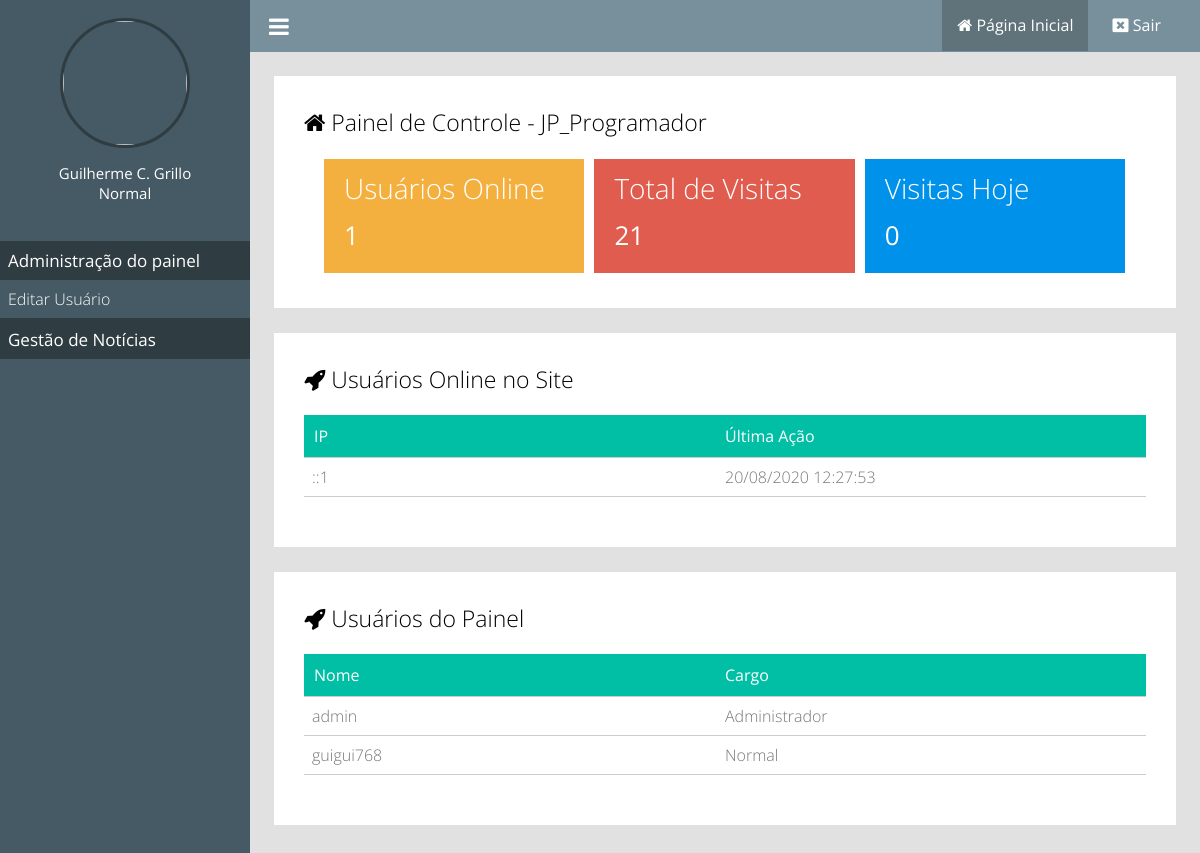
/painel/index.php (signed in), run on the app's committed database.
### classes/MySql.php (called while the page is built)
<?php
	class MySql{
		private static $pdo;
		public static function conectar(){
			if(self::$pdo == null){
				try{
				self::$pdo = new PDO('mysql:host='.HOST.';dbname='.DATABASE,USER,PASSWORD,array(PDO::MYSQL_ATTR_INIT_COMMAND => "SET NAMES utf8"));
				self::$pdo->setAttribute(PDO::ATTR_ERRMODE,PDO::ERRMODE_EXCEPTION);
				}catch(Exception $e){
					echo '<h2>Erro ao conectar</h2>';
				}
			}
			return self::$pdo;
		}
	}

### painel/pages/home.php (the view, shortened to what this page needs)
<?php
	$usuariosOnline = Painel::listarUsuariosOnline();
	$pegarVisitasTotais = MySql::conectar()->prepare("SELECT * FROM `tb_admin.visitas`");
	$pegarVisitasTotais->execute();
	$pegarVisitasTotais = $pegarVisitasTotais->rowCount();
	$pegarVisitasHoje = MySql::conectar()->prepare("SELECT * FROM `tb_admin.visitas` WHERE dia = ?");
	$pegarVisitasHoje->execute(array(date('Y-m-d')));
	$pegarVisitasHoje = $pegarVisitasHoje->rowCount();
?>
<div class="box-content w100">
  <h2><i class="fa fa-home"></i> Painel de Controle - <?php echo NOME_EMPRESA ?></h2>
  <div class="box-metricas">
	<div class="box-metrica-single">
	  <div class="box-metrica-wraper">
		<h2>Usuários Online</h2>
		<p><?php echo count($usuariosOnline); ?></p>
	  </div>
	</div>
	<div class="box-metrica-single">
      <div class="box-metrica-wraper">
		<h2>Total de Visitas</h2>
		<p><?php echo $pegarVisitasTotais; ?></p>
	  </div>
	</div>
	<div class="box-metrica-single">
	  <div class="box-metrica-wraper">
		<h2>Visitas Hoje</h2>
		<p><?php echo $pegarVisitasHoje; ?></p>
	  </div>
	</div>
  </div>
</div>
<div class="box-content w100 left">
  <h2><i class="fa fa-rocket" aria-hidden="true"></i> Usuários Online no Site</h2>
  <div class="table-responsive">
	<div class="row">
		<div class="col">
			<span>IP</span>
		</div>
		<div class="col">
			<span>Última Ação</span>
		</div>
	</div>
	<?php
		foreach ($usuariosOnline as $key => $value) {
	?>
	<div class="row">
	  <div class="col">
		<span><?php echo $value['ip'] ?></span>
	  </div>
	  <div class="col">
		<span><?php echo date('d/m/Y H:i:s',strtotime($value['ultima_acao'])) ?></span>
	  </div>
	</div>
	<?php } ?>
  </div>
</div>
<div class="box-content w100 right">
  <h2><i class="fa fa-rocket" aria-hidden="true"></i> Usuários do Painel</h2>
  <div class="table-responsive">
	<div class="row">
	  <div class="col">
		<span>Nome</span>
	  </div>
	  <div class="col">
		<span>Cargo</span>
	  </div>
	</div>
	<?php
		$usuariosPainel = MySql::conectar()->prepare("SELECT * FROM `tb_admin.usuarios`");
		$usuariosPainel->execute();
		$usuariosPainel = $usuariosPainel->fetchAll();
		foreach ($usuariosPainel as $key => $value) {
	?>
	<div class="row">
	  <div class="col">
		<span><?php echo $value['user'] ?></span>
	  </div>
	  <div class="col">
		<span><?php echo pegaCargo($value['cargo']); ?></span>
	  </div>
	</div>
		<?php } ?>
  </div>
</div>

### painel/index.php (shortened to what this page needs)
<?php
	include('../config.php');
	if(Painel::logado() == false){
		include('login.php');
	}else{
		include('main.php');
	}

### painel/main.php (shortened to what this page needs)
<!DOCTYPE html>
<html>
  <head>
	<link rel="stylesheet" href="<?php echo INCLUDE_PATH; ?>css/font-awesome.min.css">
	<link href="<?php echo INCLUDE_PATH_PAINEL ?>css/style.css" rel="stylesheet" />
  </head>
<body>
  <div class="menu">
	<div class="menu-wraper">
	<div class="box-usuario">
		<?php
			if($_SESSION['img'] == ''){
		?>
		  <div class="avatar-usuario">
		  <i class="fa fa-user"></i>
	      </div>
		<?php }else{ ?>
		  <div class="imagem-usuario">
			<img src="<?php echo INCLUDE_PATH_PAINEL ?>uploads/<?php echo $_SESSION['img']; ?>" />
		  </div>
		<?php } ?>
		<div class="nome-usuario">
		  <p><?php echo $_SESSION['nome']; ?></p>
		  <p><?php echo pegaCargo($_SESSION['cargo']); ?></p>
		</div>
	</div>
	<div class="items-menu">
	  <h2>Administração do painel</h2>
		<a <?php selecionadoMenu('editar-usuario'); ?> href="<?php echo INCLUDE_PATH_PAINEL ?>editar-usuario">Editar Usuário</a>
	  <h2>Gestão de Notícias</h2>
	</div>
	</div>
</div>
<header>
  <div class="center">
	<div class="menu-btn">
	  <i class="fa fa-bars"></i>
	</div>
	<div class="loggout">
	  <a <?php if(@$_GET['url'] == ''){ ?> style="background: #60727a;padding: 15px;" <?php } ?> href="<?php echo INCLUDE_PATH_PAINEL ?>"> <i class="fa fa-home"></i> <span>Página Inicial</span></a>
	  <a href="<?php echo INCLUDE_PATH_PAINEL ?>?loggout"> <i class="fa fa-window-close"></i> <span>Sair</span></a>
	</div>
  </div>
</header>
<div class="content">
	<?php Painel::carregarPagina(); ?>
</div>
</body>
</html>

### config.php (shortened to what this page needs)
<?php
	function pegaCargo($indice){
		return Painel::$cargos[$indice];
	}
	function selecionadoMenu($par){
		$url = explode('/',@$_GET['url'])[0];
		if($url == $par){
			echo 'class="menu-active"';
		}
	}
?>

### classes/Painel.php (shortened to what this page needs)
<?php
	class Painel
	{
		public static function logado(){
			return isset($_SESSION['login']) ? true : false;
		}
		public static function carregarPagina(){
			if(isset($_GET['url'])){
				$url = explode('/',$_GET['url']);
				if(file_exists('pages/'.$url[0].'.php')){
					include('pages/'.$url[0].'.php');
				}else{
					header('Location: '.INCLUDE_PATH_PAINEL);
				}
			}else{
				include('pages/home.php');
			}
		}
		public static function listarUsuariosOnline(){
			$sql = MySql::conectar()->prepare("SELECT * FROM `tb_admin.online`");
			$sql->execute();
			return $sql->fetchAll();
		}
		public static function limparUsuariosOnline(){
			$date = date('Y-m-d H:i:s');
		}
	}

### painel/css/style.css (style rules this page uses)
* { margin: 0; padding: 0; box-sizing: border-box; font-family: "Open Sans"; }
html,body { height: 100%; background: rgb(225,225,225); }
body { overflow-x: hidden; }
.center { padding:0 2%;margin:0 auto; }
.loggout { float: right; }
.loggout a { padding: 0 20px; position: relative; top: 4px; text-decoration: none; color: white; font-size: 16px; }
.loggout a > span { font-size: 16px; text-decoration: none; }
.menu-btn { float: left; cursor: pointer; font-size: 23px; color: white; }
.menu-wraper { width:250px; }
div.menu { overflow-x:hidden; overflow-y: auto; height: 100%; padding:10px 0; position: fixed; left: 0; top: 0; background: #455a64; float: left; width: 250px; }
header { position: relative; left: 250px; padding: 10px 0; background: #78909c; width: calc(100% - 250px); }
.content { width: calc(100% - 250px); position: relative; left: 250px; padding: 2%; }
.items-menu { margin-top: 30px; }
.items-menu h2 { text-align: left; font-weight: normal; font-size: 17px; background: #2F3D42; color: white; padding:8px; }
.items-menu a { display: block; padding: 8px; font-weight: 300; font-size: 16px; text-decoration: none; color: white; border-bottom: 2px solid #2F3D42; }
div.box-usuario { padding: 8px; text-align: center; }
.imagem-usuario { display: inline-block; width: 130px; height: 130px; position: relative; border-radius: 50%; border: 3px solid #2F3D42; }
.imagem-usuario img { position: absolute; left: 0; top: 0; width: 100%; height: 100%; border-radius: 50%; }
.nome-usuario { text-align: center; margin-top: 10px; }
.nome-usuario p { color: white; font-size: 15px; font-weight: normal; }
.w100 { width: 100%; }
.left { float: left; }
.right { float: right; }
.box-content { background: white; padding: 30px; margin-bottom: 25px; }
.box-content h2 { font-weight: 300; font-size: 23px; }
.box-metricas { margin-top:16px; padding:0 15px; }
.box-metrica-single { float: left; position: relative; width: 33.3%; background: #F4B03E; border: 5px solid white; }
.box-metricas .box-metrica-single:nth-of-type(2) { background: #E05C4E; }
.box-metricas .box-metrica-single:nth-of-type(3) { background: #0091ea; }
.box-metrica-wraper { padding: 10px 20px; text-align: left; color: white; }
.box-metrica-wraper h2 { font-size: 28px; }
.box-metrica-wraper p { padding: 10px 0; font-size: 26px; }
.table-responsive { margin:20px auto; font-weight: 300; }
.table-responsive .row:nth-of-type(1) { font-weight: normal; background: #00bfa5; padding: 10px; color: white; }
.table-responsive .row { color: #777; padding: 8px; border-bottom: 1px solid #ccc; }
.col { float: left; width: 50%; }

### data on the page
tb_admin.online: ip "::1", ultima_acao "20/08/2020 12:27:53"
tb_admin.usuarios: user "admin", cargo "Administrador"
tb_admin.usuarios: user "guigui768", cargo "Normal"

### other printed values
$_SESSION['nome'] "Guilherme C. Grillo"
pegaCargo($_SESSION['cargo']) "Normal"
NOME_EMPRESA "JP_Programador"
count($usuariosOnline) "1"
$pegarVisitasTotais "21"
$pegarVisitasHoje "0"
